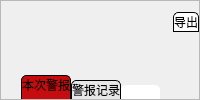
                           <widget class="QFrame" name="frame_29">
                            <property name="sizePolicy">
                             <sizepolicy hsizetype="Preferred" vsizetype="Preferred">
                              <horstretch>0</horstretch>
                              <verstretch>1</verstretch>
                             </sizepolicy>
                            </property>
                            <property name="styleSheet">
                             <string notr="true">#frame_29{

border-top:none;
border-bottom:1px solid black;
}
QPushButton{
	
border-top-left-radius:5px;
border-top-right-radius:5px;
	background-color: rgb(231, 231, 231);
}</string>
                            </property>
                            <property name="frameShape">
                             <enum>QFrame::StyledPanel</enum>
                            </property>
                            <property name="frameShadow">
                             <enum>QFrame::Raised</enum>
                            </property>
                            <layout class="QHBoxLayout" name="horizontalLayout_25">
                             <property name="spacing">
                              <number>0</number>
                             </property>
                             <property name="leftMargin">
                              <number>20</number>
                             </property>
                             <property name="rightMargin">
                              <number>0</number>
                             </property>
                             <property name="bottomMargin">
                              <number>0</number>
                             </property>
                             <item alignment="Qt::AlignBottom">
                              <widget class="QPushButton" name="pushButton_BaoJingJiLu">
                               <property name="sizePolicy">
                                <sizepolicy hsizetype="Minimum" vsizetype="Maximum">
                                 <horstretch>0</horstretch>
                                 <verstretch>0</verstretch>
                                </sizepolicy>
                               </property>
                               <property name="styleSheet">
                                <string notr="true">border:1px solid black;
border-bottom: none;
background-color: rgb(197, 12, 15);
font:16pt &quot;华文细黑&quot;;

padding-bottom:5px</string>
                               </property>
                               <property name="text">
                                <string>本次警报</string>
                               </property>
                              </widget>
                             </item>
                             <item alignment="Qt::AlignBottom">
                              <widget class="QPushButton" name="pushButton_BenCiBaoJing">
                               <property name="sizePolicy">
                                <sizepolicy hsizetype="Minimum" vsizetype="Maximum">
                                 <horstretch>0</horstretch>
                                 <verstretch>0</verstretch>
                                </sizepolicy>
                               </property>
                               <property name="styleSheet">
                                <string notr="true">border:1px solid black;
border-bottom: none;
background-color: rgb(231, 231, 231);
font:16pt &quot;华文细黑&quot;;
</string>
                               </property>
                               <property name="text">
                                <string>警报记录</string>
                               </property>
                              </widget>
                             </item>
                             <item alignment="Qt::AlignBottom">
                              <widget class="QPushButton" name="pushButton_17">
                               <property name="styleSheet">
                                <string notr="true">background-color: rgb(255, 255, 255);
border:none;</string>
                               </property>
                               <property name="text">
                                <string/>
                               </property>
                              </widget>
                             </item>
                             <item alignment="Qt::AlignRight|Qt::AlignTop">
                              <widget class="QPushButton" name="pushButton_daochu">
                               <property name="sizePolicy">
                                <sizepolicy hsizetype="Fixed" vsizetype="Fixed">
                                 <horstretch>0</horstretch>
                                 <verstretch>0</verstretch>
                                </sizepolicy>
                               </property>
                               <property name="styleSheet">
                                <string notr="true">QPushButton{
background-color: rgb(255, 255, 255);
border:1px solid black
}
QPushButton:pressed{
	padding-top:5px;
	padding-left:5px;
}
</string>
                               </property>
                               <property name="text">
                                <string>导出</string>
                               </property>
                              </widget>
                             </item>
                            </layout>
                           </widget>
